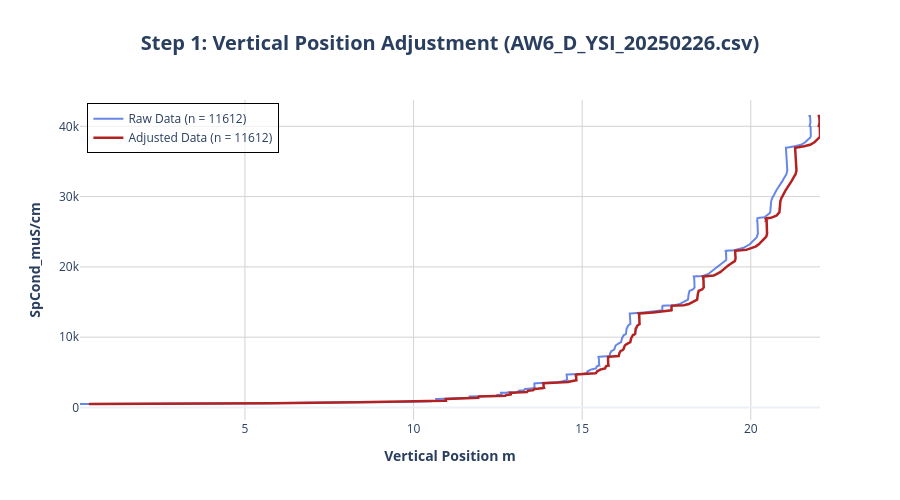

Notebook code cell kept with this figure:
### Markdown cell above
## Step 1: Adjust Vertical Position

The first processing step is to apply a vertical adjustment to the depth measurements. We use the `adjust_vertical_position` function. Here, we'll use the `'TOM'` method as an example.

### Code cell
if 'df_raw' in locals() and depth_col and cond_col:
    # Apply the adjustment
    df_adjusted = adjust_vertical_position(
        df_raw,
        depth_col=depth_col,
        method='TOM', # or 'YSI'
        adjustment=0.272
    )

    # Plot the comparison
    plot_comparison(
        df_before=df_raw,
        df_after=df_adjusted,
        name_before='Raw Data',
        name_after='Adjusted Data',
        depth_col=depth_col,
        cond_col=cond_col,
        title=f'Step 1: Vertical Position Adjustment ({file_name})'
    )

### Figure 1 — Plotly figure (JSON) as saved in the notebook; plotly's stock layout.template omitted (floating-point values rounded to 4 significant figures; data arrays with more than 128 entries replaced by an {"elided": "..."} marker saying what was removed)
{"data": [{"line": {"color": "royalblue", "width": 2}, "mode": "lines", "name": "Raw Data (n = 11612)", "opacity": 0.8, "type": "scatter", "x": {"elided": "11612 float values"}, "y": {"elided": "11612 float values"}}, {"line": {"color": "firebrick", "width": 2.5}, "mode": "lines", "name": "Adjusted Data (n = 11612)", "type": "scatter", "x": {"elided": "11612 float values"}, "y": {"elided": "11612 float values"}}], "layout": {"height": 500, "legend": {"bgcolor": "rgba(255, 255, 255, 0.7)", "bordercolor": "black", "borderwidth": 1, "x": 0.01, "xanchor": "left", "y": 0.99, "yanchor": "top"}, "title": {"font": {"size": 20}, "text": "<b>Step 1: Vertical Position Adjustment (AW6_D_YSI_20250226.csv)</b>", "x": 0.5}, "xaxis": {"gridcolor": "lightgrey", "title": {"text": "<b>Vertical Position m</b>"}}, "yaxis": {"gridcolor": "lightgrey", "title": {"text": "<b>SpCond_muS/cm</b>"}}}}
